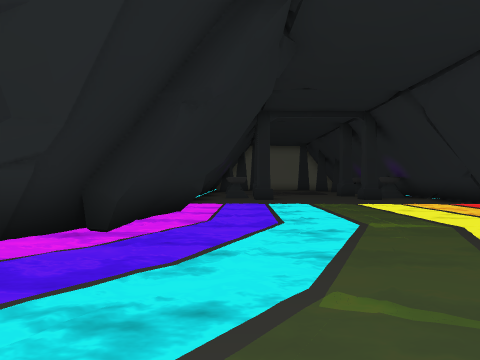
view 1 (above)

19 first-person views from a walk through a 3-D level made in the Unity game engine. The camera is 1.5 m above the floor, looks level and sees 70° across. The floor is counted in squares, 2 m on a side. Each view is taken from the middle of a square. On the plan, view 1 faces up. The plan holds only what a view shows up to about 11 squares ahead; the rest is blank. The place goes on beyond the plan. The player character is not drawn. Some surface patterns are stand-ins.

view 2
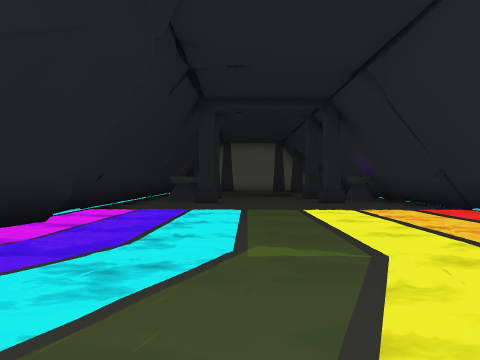

view 3
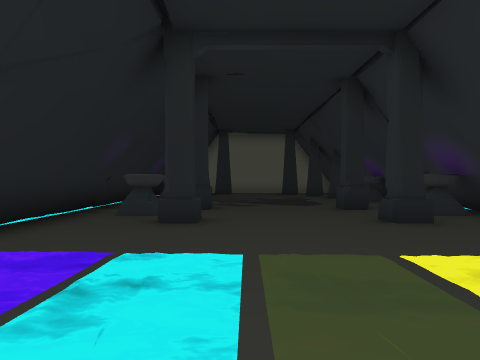

view 4
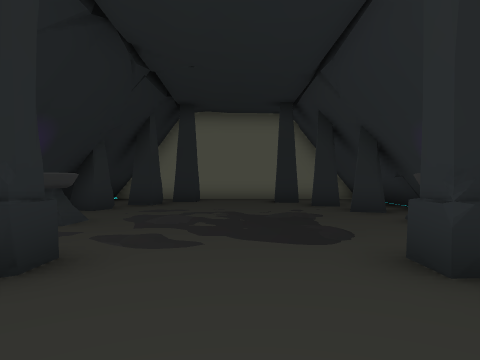

view 5
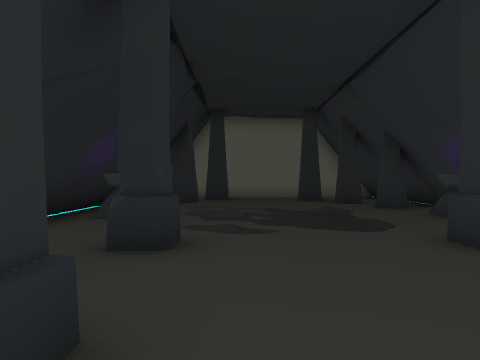

view 6
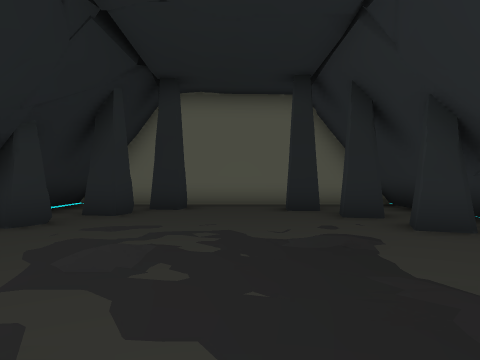

view 7
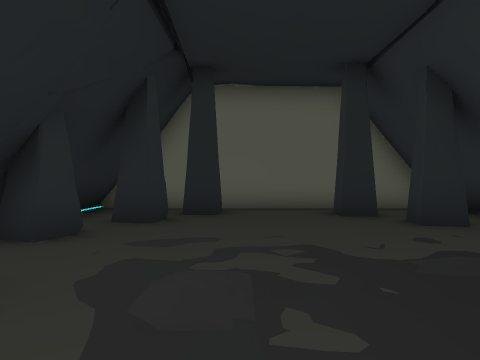

view 8
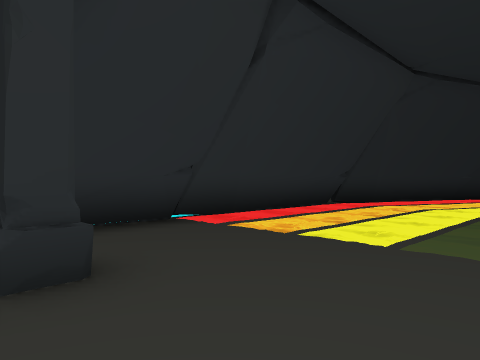

view 9
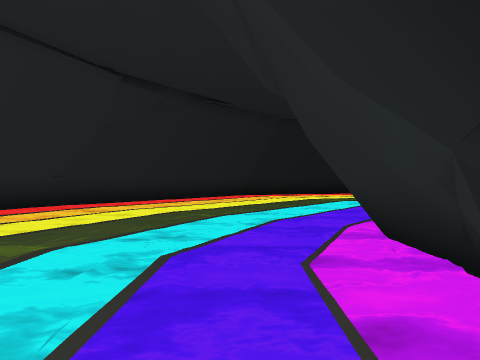

view 10
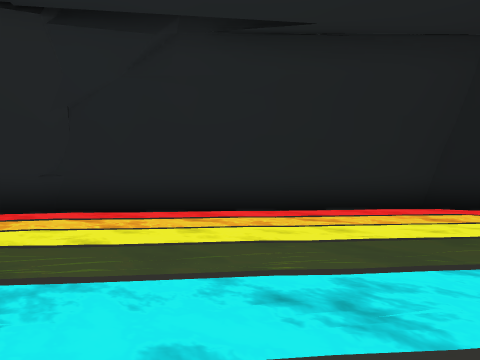

view 11
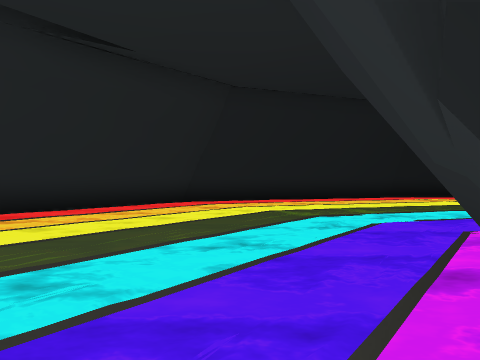

view 12
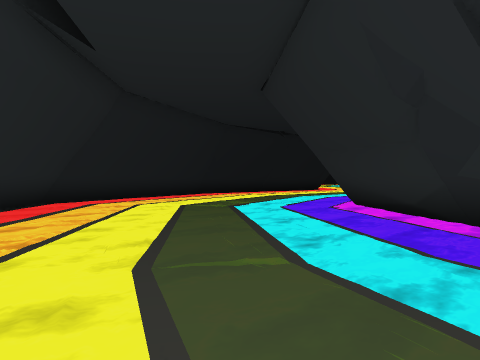

view 13
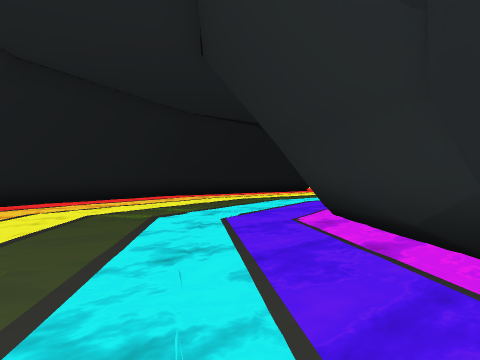

view 14
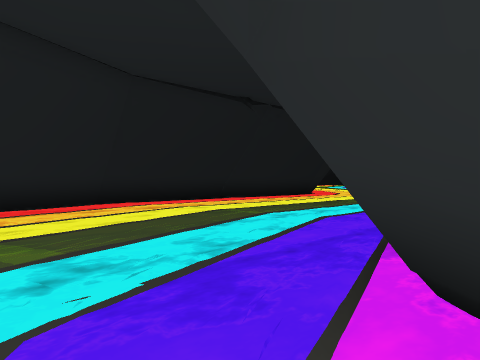

view 15
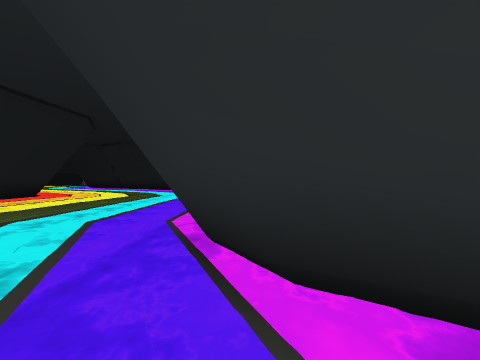

view 16
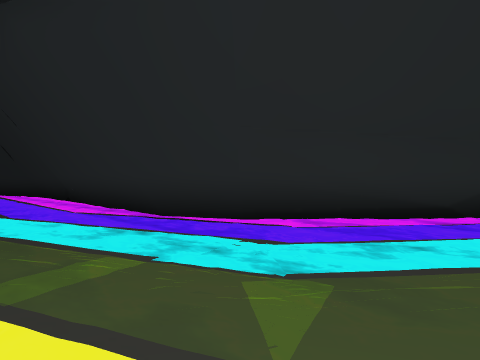

view 17
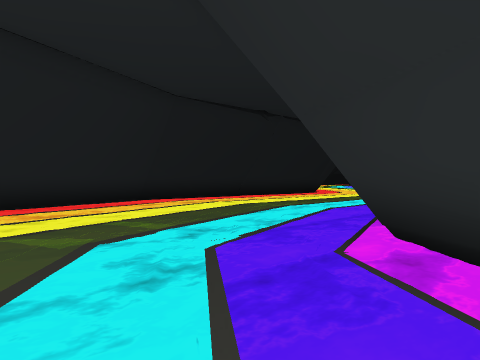

view 18
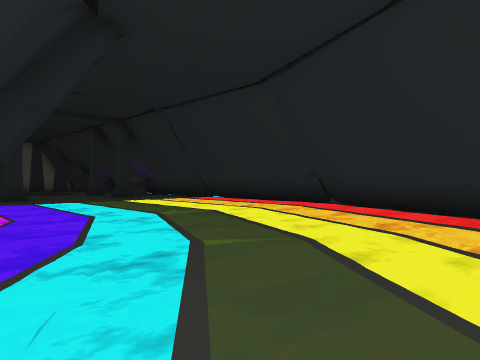

view 19
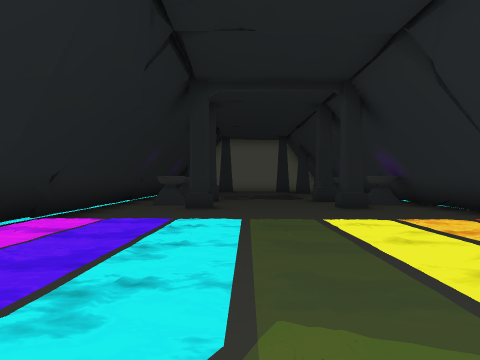

### Floor plan
Key: @ floor where view 1 was taken; # wall or solid block; . floor; / step, stairs or slope; ~ water the walk can cross; P pillar; O other object.
Columns run from 15 left of view 1 to 7 right of it. Each row starts with its distance up from view 1.
 27              ##########
 26              #........#
 25              #..#...#.#
 24              #.P......#
 23              #......PP#
 22              #P.......#
 21              #.......P#
 20              #...../..
 19              #.O.....OO
 18              #........
 17              #........
 16              #..#...#.#
 15              #.O.....O#
 14              #........#
 13              #..P...P.#
 12              #........#
 11              #........#
 10              #~~~~~~~~#
  9              #~~~~~~~~#
  8              ##~~.~~~~#
  7              ##~~.~~~.#
  6              #~~~.~~~.#
  5             ##~~~~~~~.#
  4             #~~~~~~~~~#
  3            ##~~~~~~~~~#
  2            #.~~~~~~~~##
  1           ##~~~~~~~~~#
  0          ##~~~~@~~~.##
 -1  #########~~~.~~~~.~#
 -2  ~~~~~##~~.~~~~~~~~##
 -3 ~~~~~~~.~~~~~.~~~~##
 -4 ~~~~~~~~.~~~~~.~~##
 -5 ~~~~~~~~~~~~ ~~.~#
 -6 ~~~~~~~~~~~.~~.~##
 -7 ~~~~~~~~~~~~.~~##
 -8 ~~  ~~~~~.~~####
 -9      ~.~~~###
-10      ######

Where each view was taken, in squares from view 1:
view 1: 0 up, 0 right, facing up
view 2: 2 up, 2 right, facing up
view 3: 7 up, 2 right, facing up
view 4: 13 up, 3 right, facing up
view 5: 12 up, 2 right, facing up
view 6: 16 up, 3 right, facing up
view 7: 17 up, 2 right, facing up
view 8: 14 up, 2 right, facing down-right
view 9: 9 up, 0 right, facing down
view 10: 2 up, 3 left, facing down-right
view 11: 4 up, 2 left, facing down
view 12: 4 up, 3 right, facing down-left
view 13: 3 up, 0 right, facing down-left
view 14: 0 up, 4 left, facing down-left
view 15: 1 down, 4 left, facing left
view 16: 5 down, 2 left, facing up-left
view 17: 1 up, 2 left, facing down-left
view 18: 1 down, 2 left, facing up-right
view 19: 4 up, 2 right, facing up
